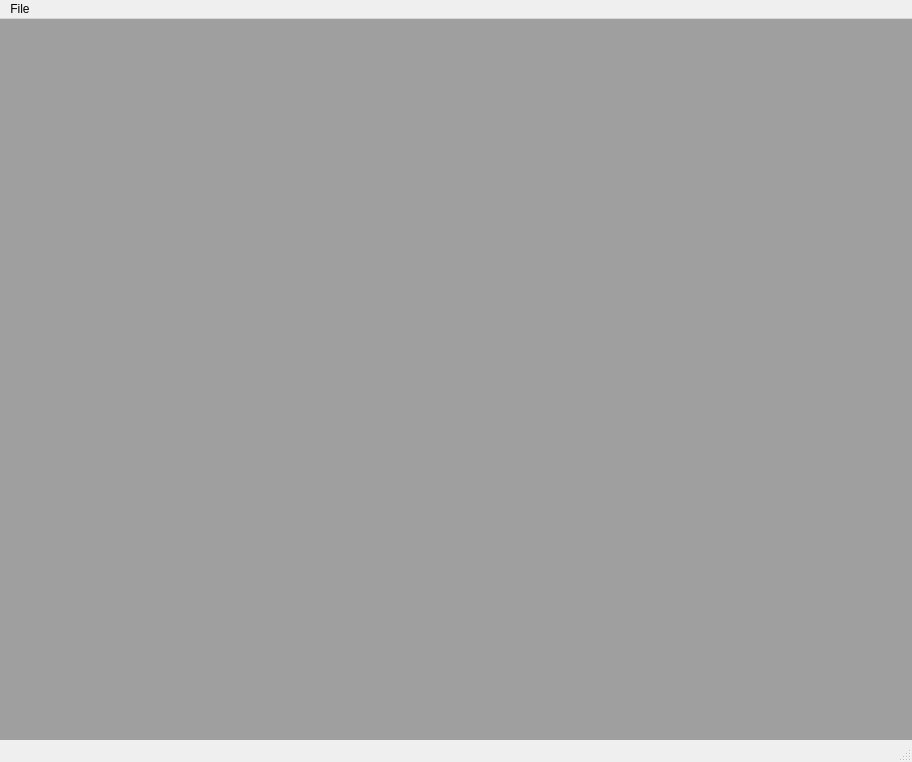
<?xml version="1.0" encoding="UTF-8"?>
<ui version="4.0">
 <class>MainWindow</class>
 <widget class="QMainWindow" name="MainWindow">
  <property name="geometry">
   <rect>
    <x>0</x>
    <y>0</y>
    <width>912</width>
    <height>762</height>
   </rect>
  </property>
  <property name="windowTitle">
   <string>Nosey</string>
  </property>
  <widget class="QWidget" name="centralwidget">
   <layout class="QVBoxLayout" name="verticalLayout">
    <property name="leftMargin">
     <number>0</number>
    </property>
    <property name="topMargin">
     <number>0</number>
    </property>
    <property name="rightMargin">
     <number>0</number>
    </property>
    <property name="bottomMargin">
     <number>0</number>
    </property>
    <item>
     <widget class="QMdiArea" name="mdiArea"/>
    </item>
   </layout>
  </widget>
  <widget class="QMenuBar" name="menubar">
   <property name="geometry">
    <rect>
     <x>0</x>
     <y>0</y>
     <width>912</width>
     <height>21</height>
    </rect>
   </property>
   <widget class="QMenu" name="menuFile">
    <property name="title">
     <string>File</string>
    </property>
    <addaction name="actionExit"/>
   </widget>
   <addaction name="menuFile"/>
  </widget>
  <widget class="QStatusBar" name="statusbar"/>
  <action name="actionExit">
   <property name="text">
    <string>Exit</string>
   </property>
  </action>
 </widget>
 <resources/>
 <connections/>
</ui>
